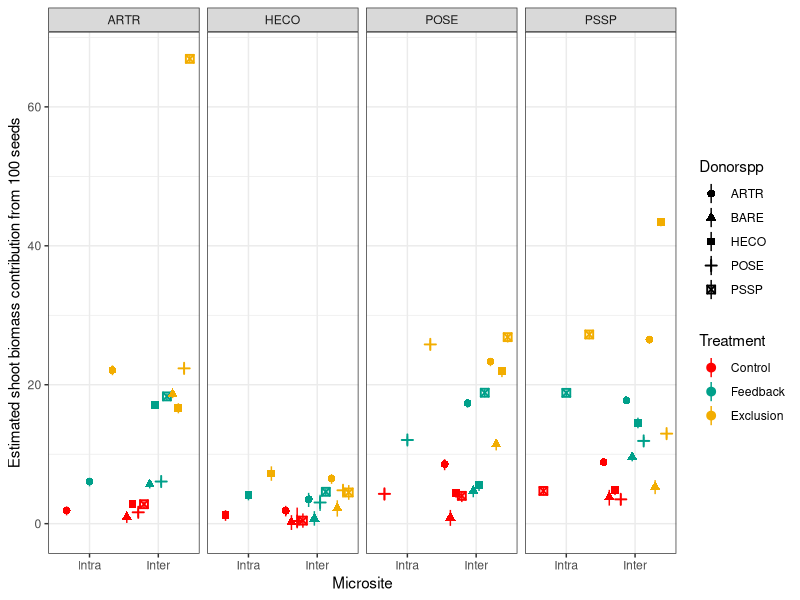

Reproduce this figure in R. (Note: this script raises an error after producing the figure.)
#Code to try and combine all life stage transitions in field PSF experiment
#AC 5 Dec 2019

setwd("C:/Users/yc68991/Box Sync/PSFcoexist/R/PSFcoexist")
library(ggpubr)
library(viridis)

#Data import------------------------
all2018<-read.csv("./data/Transplant data clean 190102.csv") #2018 data
all2019<-read.csv("./data/Transplant data year 2 clean 190819.csv") #2019 data

#Estimating params for all conditions in 2018--------
all2018$Trans.Don.Treat<-paste(all2018$Transplant,all2018$DonorSpp,all2018$Treatment,sep=".")
#Write empty data frame
nrows<-length(unique(all2018$Trans.Don.Treat))
estimates<-data.frame(Trans.Don.Treat=unique(all2018$Trans.Don.Treat),
                      germ.mean=rep(0,nrows),
                      germ.boot.mean=rep(0,nrows),
                      germ.boot.95CIlo=rep(0,nrows),
                      germ.boot.95CIhi=rep(0,nrows),
                      surv.mean=rep(0,nrows),
                      surv.boot.mean=rep(0,nrows),
                      surv.boot.95CIlo=rep(0,nrows),
                      surv.boot.95CIhi=rep(0,nrows),
                      mass.mean=rep(0,nrows),
                      mass.boot.mean=rep(0,nrows),
                      mass.boot.95CIlo=rep(0,nrows),
                      mass.boot.95CIhi=rep(0,nrows))
#Calculate bootstrap means and regular means
nb<-5000
for (i in 1:nrows){
  subdata<-subset(all2018,Trans.Don.Treat==estimates$Trans.Don.Treat[i])
  germ.boot.mean<-NULL
  surv.boot.mean<-NULL
  mass.boot.mean<-NULL
  for (j in 1:nb){
    germ.boot.mean[j]<-mean(sample(subdata$Germ,replace=T))
    surv.boot.mean[j]<-mean(sample(subdata$Surv,replace=T))
    mass.boot.mean[j]<-mean(sample(na.omit(subdata$Abv),replace=T))#Dead plants not included in mass calculation
  }
  estimates$germ.boot.mean[i]<-mean(germ.boot.mean)
  estimates$surv.boot.mean[i]<-mean(surv.boot.mean)
  estimates$mass.boot.mean[i]<-mean(mass.boot.mean)
  estimates$germ.mean[i]<-mean(subdata$Germ)
  estimates$surv.mean[i]<-mean(subdata$Surv)
  estimates$mass.mean[i]<-mean(na.omit(subdata$Abv))
  estimates$germ.boot.95CIlo[i]<-quantile(germ.boot.mean,probs=0.025)
  estimates$germ.boot.95CIhi[i]<-quantile(germ.boot.mean,probs=0.925)
  estimates$surv.boot.95CIlo[i]<-quantile(surv.boot.mean,probs=0.025)
  estimates$surv.boot.95CIhi[i]<-quantile(surv.boot.mean,probs=0.925)
  estimates$mass.boot.95CIlo[i]<-quantile(mass.boot.mean,probs=0.025)
  estimates$mass.boot.95CIhi[i]<-quantile(mass.boot.mean,probs=0.925)
}#Takes a few seconds
#Bootstrap means pretty much approach the sample means, which I guess is expected. Not sure what to do with that just yet.

#2018 estimated contribution to biomass-----------------
estimates$massContrib.mean<-100*estimates$germ.boot.mean*estimates$surv.boot.mean*estimates$mass.boot.mean

#Propagate errors
estimates$massContrib.95CIlo<-sqrt(((estimates$germ.boot.mean-estimates$germ.boot.95CIlo)/estimates$germ.boot.mean)^2
                                   +((estimates$surv.boot.mean-estimates$surv.boot.95CIlo)/estimates$surv.boot.mean)^2
                                   +((estimates$mass.boot.mean-estimates$mass.boot.95CIlo)/estimates$mass.boot.mean)^2
)
estimates$massContrib.95CIhi<-sqrt(((estimates$germ.boot.mean-estimates$germ.boot.95CIhi)/estimates$germ.boot.mean)^2
                                   +((estimates$surv.boot.mean-estimates$surv.boot.95CIhi)/estimates$surv.boot.mean)^2
                                   +((estimates$mass.boot.mean-estimates$mass.boot.95CIhi)/estimates$mass.boot.mean)^2
)

#Visualize 2018 projections-----------------
#Add labels back to data
estimates$Transplant<-substr(estimates$Trans.Don.Treat,1,4)
estimates$Donorspp<-substr(estimates$Trans.Don.Treat,6,9)
estimates$Treatment<-substr(estimates$Trans.Don.Treat,11,100)
#Delete final row from data since it has no treatment label
estimates<-estimates[1:60,]
#Make Intra/Inter label
estimates$Type[which(estimates$Donorspp!=estimates$Transplant)]<-"Inter"
estimates$Type[which(estimates$Donorspp==estimates$Transplant)]<-"Intra"
estimates$Type <- factor(estimates$Type, levels=c("Intra", "Inter"))#Flip the order of factors for easier visualization
estimates$Treatment <- factor(estimates$Treatment, levels=c("Control","Feedback","Exclusion"))#Flip the order of factors for easier visualization

#Make figure
ggplot(data=estimates, aes(x=Type, y=massContrib.mean, color=Treatment, shape=Donorspp))+
  facet_grid(~Transplant)+
  geom_pointrange(aes(ymin=massContrib.mean-massContrib.95CIlo, ymax=massContrib.95CIhi+massContrib.mean)
                  , position = position_dodge(width = 1))+  #Most errors are too small to see
  scale_color_manual(values=c("#FF0000", "#00A08A", "#F2AD00"))+
  xlab("Microsite")+ylab("Estimated shoot biomass contribution from 100 seeds")+
  theme_bw()

#Estimating params for all conditions in 2019 [need to make this a function later]--------
all2019$Trans.Don.Treat<-paste(all2019$Transplant,all2019$DonorSpp,all2019$Treatment,sep=".")
#Write empty data frame
nrows<-length(unique(all2019$Trans.Don.Treat))
estimates<-data.frame(Trans.Don.Treat=unique(all2019$Trans.Don.Treat),
                      germ.mean=rep(0,nrows),
                      germ.boot.mean=rep(0,nrows),
                      germ.boot.95CIlo=rep(0,nrows),
                      germ.boot.95CIhi=rep(0,nrows),
                      surv.mean=rep(0,nrows),
                      surv.boot.mean=rep(0,nrows),
                      surv.boot.95CIlo=rep(0,nrows),
                      surv.boot.95CIhi=rep(0,nrows),
                      mass.mean=rep(0,nrows),
                      mass.boot.mean=rep(0,nrows),
                      mass.boot.95CIlo=rep(0,nrows),
                      mass.boot.95CIhi=rep(0,nrows))
#Calculate bootstrap means and regular means
nb<-5000
for (i in 1:nrows){
  subdata<-subset(all2019,Trans.Don.Treat==estimates$Trans.Don.Treat[i])
  germ.boot.mean<-NULL
  surv.boot.mean<-NULL
  mass.boot.mean<-NULL
  for (j in 1:nb){
    germ.boot.mean[j]<-mean(sample(na.omit(subdata$Germ),replace=T))
    surv.boot.mean[j]<-mean(sample(subdata$Surv,replace=T))
    mass.boot.mean[j]<-mean(sample(na.omit(subdata$Abv),replace=T))#Dead plants not included in mass calculation
  }
  estimates$germ.boot.mean[i]<-mean(germ.boot.mean)
  estimates$surv.boot.mean[i]<-mean(surv.boot.mean)
  estimates$mass.boot.mean[i]<-mean(mass.boot.mean)
  estimates$germ.mean[i]<-mean(na.omit(subdata$Germ))
  estimates$surv.mean[i]<-mean(subdata$Surv)
  estimates$mass.mean[i]<-mean(na.omit(subdata$Abv))
  estimates$germ.boot.95CIlo[i]<-quantile(germ.boot.mean,probs=0.025)
  estimates$germ.boot.95CIhi[i]<-quantile(germ.boot.mean,probs=0.925)
  estimates$surv.boot.95CIlo[i]<-quantile(surv.boot.mean,probs=0.025)
  estimates$surv.boot.95CIhi[i]<-quantile(surv.boot.mean,probs=0.925)
  estimates$mass.boot.95CIlo[i]<-quantile(mass.boot.mean,probs=0.025)
  estimates$mass.boot.95CIhi[i]<-quantile(mass.boot.mean,probs=0.925)
}#Takes a few seconds
#Bootstrap means pretty much approach the sample means

#2019 estimated contribution to biomass-----------------
estimates$massContrib.mean<-100*estimates$germ.boot.mean*estimates$surv.boot.mean*estimates$mass.boot.mean

#Propagate errors
estimates$massContrib.95CIlo<-sqrt(((estimates$germ.boot.mean-estimates$germ.boot.95CIlo)/estimates$germ.boot.mean)^2
                                   +((estimates$surv.boot.mean-estimates$surv.boot.95CIlo)/estimates$surv.boot.mean)^2
                                   +((estimates$mass.boot.mean-estimates$mass.boot.95CIlo)/estimates$mass.boot.mean)^2
)
estimates$massContrib.95CIhi<-sqrt(((estimates$germ.boot.mean-estimates$germ.boot.95CIhi)/estimates$germ.boot.mean)^2
                                   +((estimates$surv.boot.mean-estimates$surv.boot.95CIhi)/estimates$surv.boot.mean)^2
                                   +((estimates$mass.boot.mean-estimates$mass.boot.95CIhi)/estimates$mass.boot.mean)^2
)

#Visualize 2019 projections-----------------
#Add labels back to data
estimates$Transplant<-substr(estimates$Trans.Don.Treat,1,4)
estimates$Donorspp<-substr(estimates$Trans.Don.Treat,6,9)
estimates$Treatment<-substr(estimates$Trans.Don.Treat,11,100)
#Delete final row from data since it has no treatment label
estimates<-estimates[1:60,]
#Make Intra/Inter label
estimates$Type[which(estimates$Donorspp!=estimates$Transplant)]<-"Inter"
estimates$Type[which(estimates$Donorspp==estimates$Transplant)]<-"Intra"
estimates$Type <- factor(estimates$Type, levels=c("Intra", "Inter"))#Flip the order of factors for easier visualization
estimates$Treatment <- factor(estimates$Treatment, levels=c("Control","Feedback","Exclusion"))#Flip the order of factors for easier visualization

#Make figure
ggplot(data=estimates, aes(x=Type, y=massContrib.mean, color=Treatment, shape=Donorspp))+
  facet_grid(~Transplant)+
  geom_pointrange(aes(ymin=massContrib.mean-massContrib.95CIlo, ymax=massContrib.95CIhi+massContrib.mean)
                  , position = position_dodge(width = 1))+  #All errors are too small to see
  scale_color_manual(values=c("#FF0000", "#00A08A", "#F2AD00"))+
  xlab("Microsite")+ylab("Estimated shoot biomass contribution from 100 seeds")+
  theme_bw()

#Alternative visualization
ggplot(data=estimates, aes(x=Donorspp, y=massContrib.mean, color=Transplant, shape=Transplant))+
  facet_grid(~Treatment)+
  geom_pointrange(aes(ymin=massContrib.mean-massContrib.95CIlo, ymax=massContrib.95CIhi+massContrib.mean))+  #All errors are too small to see
  geom_line(aes(group=Transplant))+
  scale_color_manual(values=c("#E2D200", "#46ACC8", "#E58601", "#00A08A"))+
  xlab("Microsite")+ylab("Estimated shoot biomass contribution from 100 seeds")+
  theme_bw()
